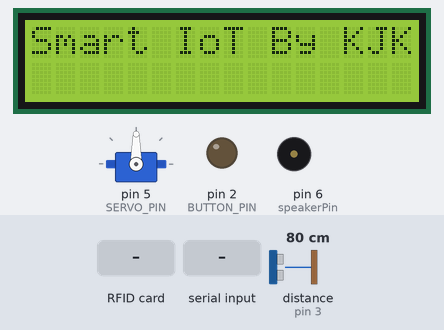
A sketch run on a simulated Arduino Uno, built with avr-gcc and run on an emulated ATmega328P. Shown: 16×2 character LCD, servo, output pins drawn as LEDs (lit = HIGH), buzzer (waves = sounding). The test bench sets the inputs (shaded band); at power-on: distance to the obstacle (sensor on pin 3) 80 cm. The echo pulse lasts 58.3 µs per cm; pins used as bus, display or sensor lines are not drawn; what the sketch prints to the serial monitor is not drawn.

Above: at 1.3 s.
1.4 s: RFID card E1 40 4A 0D held to the reader
At 2.4 s:
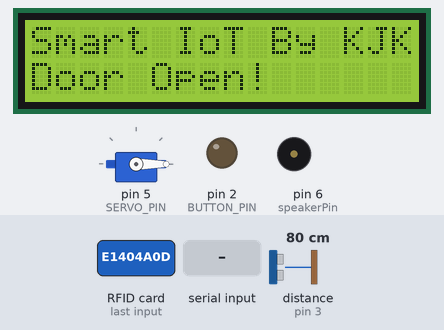
3.2 s: RFID card 5E 7A 19 C4 held to the reader
At 4.7 s:
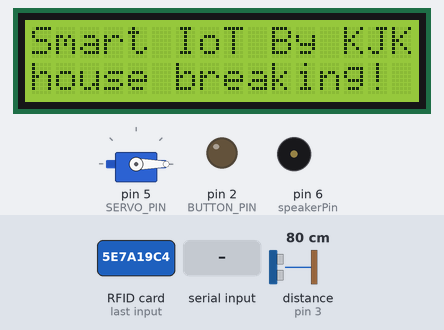
5.0 s: distance to the obstacle (sensor on pin 3) set to 11 cm
7.6 s: distance to the obstacle (sensor on pin 3) set to 8 cm
At 10.4 s:
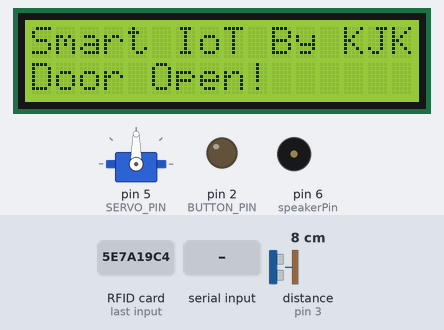
11.6 s: "1\n" received over the second serial link
At 12.1 s:
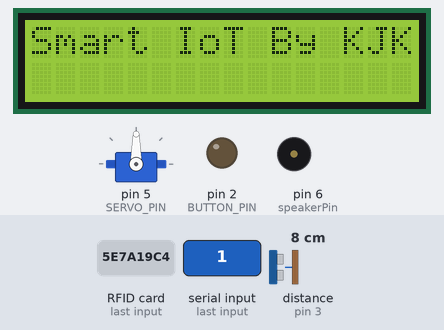
13.1 s: RFID card 5E 7A 19 C4 held to the reader
At 13.9 s:
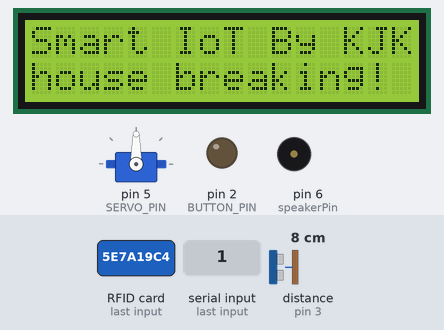
Timing chart, 0 to 16.1 s (numbered marks = the images above; inputs shaded):
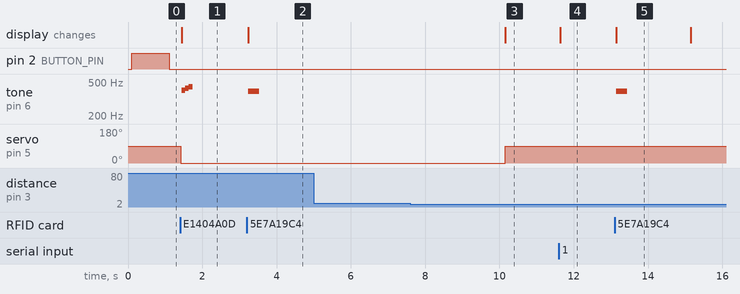

The sketch:

iot_client_bluetooth.ino
```cpp
/*
  blue test:
  http://www.kccistc.net/
  작성일 : 2022.12.19
  작성자 : IoT 임베디드 KSH
*/
#include <SoftwareSerial.h>
#include <Wire.h>
// #include <DHT.h>
#include <MsTimer2.h>
#include <LiquidCrystal_I2C.h>
#include <Servo.h>

// RFID
#include <SPI.h>
#include <MFRC522.h>

#define SS_PIN 10
#define RST_PIN 9

MFRC522 rfid(SS_PIN, RST_PIN); // Instance of the class
MFRC522::MIFARE_Key key;

// Init array that will store new NUID
byte nuidPICC[4];
char rfid_id[8+1];
char cardUid[] = "E1404A0D";


LiquidCrystal_I2C lcd(0x27, 16, 2);

#define DEBUG
#define CDS_PIN A0
#define BUTTON_PIN 2
// #define DHTPIN 4
#define LED_BUILTIN_PIN 13
#define SERVO_PIN 5
// 초음파
#define trigPin 2 // Trigger Pin
#define echoPin 3 // Echo Pin
#define minimumRange   1 // 최소 거리
#define maximumRange   30  // 최대 거리

// #define DHTTYPE DHT11
#define ARR_CNT 5
#define CMD_SIZE 60
char lcdLine1[17] = "Smart IoT By KJK";
char lcdLine2[17] = "";
char sendBuf[CMD_SIZE]; // 블루투스로 전송할 내용
char recvId[10] = "KJK_SQL";  // SQL 저장 클라이이언트 ID
bool lastButton = HIGH;       // 버튼의 이전 상태 저장
bool currentButton = HIGH;    // 버튼의 현재 상태 저장
bool ledOn = false;      // LED의 현재 상태 (on/off)
bool timerIsrFlag = false;
unsigned int secCount;
int cds=0;
float humi;
float temp;
bool cdsFlag = false;
int getSensorTime;
unsigned int myservoTime = 0; // 2초 뒤에 꺼버려서 서보가 혼자 흔들리는 것 방지
//초음파
long duration, distance; // 펄스 시간, 거리 측정용 변수

// 서보
int angle;


// DHT dht(DHTPIN, DHTTYPE);

// SoftwareSerial BTSerial(10, 11); // 10 ==> HC06:TX, TX ==> HC06:RX
SoftwareSerial BTSerial(8, 7); // D8 ==> HC06:TX, D7 ==> HC06:RX // RFID랑 10, 11 이 겹쳐서 7,8로 바꿈

Servo myservo;


void setup()
{
#ifdef DEBUG
  Serial.begin(115200);
  Serial.println("setup() start!");
#endif
  lcd.init();
  lcd.backlight();
  lcdDisplay(0, 0, lcdLine1);
  lcdDisplay(0, 1, lcdLine2);
  pinMode(BUTTON_PIN, INPUT_PULLUP);
  pinMode(LED_BUILTIN_PIN, OUTPUT);

  BTSerial.begin(9600); // set the data rate for the SoftwareSerial port
  MsTimer2::set(1000, timerIsr); // 1000ms period
  MsTimer2::start();
  // dht.begin();

  // 서보
  #define DOOR_CLOSE 90
  #define DOOR_OPEN 0
  myservo.attach(SERVO_PIN);
  myservo.write(DOOR_CLOSE); // 서보 모터가 움직일 각도
  myservoTime = secCount; // 2초 뒤 디태치하여, 흔들림 제거

  // 초음파
  pinMode(trigPin, OUTPUT);
  pinMode(echoPin, INPUT);

  // RFID
  SPI.begin(); // Init SPI bus
  rfid.PCD_Init(); // Init MFRC522

  for (byte i = 0; i < 6; i++) {
    key.keyByte[i] = 0xFF;
  }

}

void loop()
{
  if (BTSerial.available())
    bluetoothEvent();


  // 1초 마다 실행
  if (timerIsrFlag)
  {
    timerIsrFlag = false;

    // 조도, 온도, 습도 CLCD에 쓰기 & 블루투스로 보내기
//     cds = map(analogRead(CDS_PIN), 0, 1023, 0, 100);
//     humi = dht.readHumidity();
//     temp = dht.readTemperature();

//     sprintf(lcdLine2,"C:%d T:%d H:%d", cds, (int)temp, (int)humi);
// #ifdef DEBUG
//     //Serial.println(lcdLine2);
// #endif
//     lcdDisplay(0, 1, lcdLine2);

//     if(getSensorTime != 0 && !(secCount % getSensorTime)) {
//       sprintf(sendBuf,"[%s]SENSOR@%d@%d@%d\n",recvId,cds,(int)temp,(int)humi);
//       BTSerial.write(sendBuf);
//     }

//     // 조도
//     if ((cds >= 50) && cdsFlag)
//     {
//       cdsFlag = false;
//       sprintf(sendBuf, "[%s]CDS@%d\n", recvId, cds);
//       BTSerial.write(sendBuf, strlen(sendBuf));
//     }
//     else if ((cds < 50) && !cdsFlag)
//     {
//       cdsFlag = true;
//       sprintf(sendBuf, "[%s]CDS@%d\n", recvId, cds);
//       BTSerial.write(sendBuf, strlen(sendBuf));
//     }

    // 서보
    if (myservo.attached() && myservoTime + 2 == secCount) // 서보 모터 구동한지 2초 지나면
    {
      myservo.detach(); // 서보 전원 차단(흔들림, 노이즈 차단)
    }
    if (angle == DOOR_OPEN) { // 문 열렸음 알림
      sprintf(sendBuf, "[%s]SERVO@%d\n", recvId, angle);
      BTSerial.write(sendBuf, strlen(sendBuf));
    }
    else if (angle == DOOR_CLOSE) { // 문 닫힘 알림 => 90도
      sprintf(sendBuf, "[%s]SERVO@%d\n", recvId, angle);
      BTSerial.write(sendBuf, strlen(sendBuf));
    }


    // 초음파
    if (1) {
      digitalWrite(trigPin, LOW);
      delayMicroseconds(2);

      digitalWrite(trigPin, HIGH);
      delayMicroseconds(10);

      digitalWrite(trigPin, LOW);
      duration = pulseIn(echoPin, HIGH);

      // 측정된 시간을 cm로 환산
      distance = duration/58.2;

      if (distance >= maximumRange || distance <= minimumRange)  // 16 이상은 문 닫힌것, 7이하는 문 열린것
      {
        Serial.println("out of range");
      }
      else
      {
        Serial.println(distance);
      }

      if (!(secCount % 5)) //5초에 한번씩 실행
      {
        if ( distance < 10 ) { // 5초동안 문 열려있으면 닫기
          // 문 열림
          sprintf(lcdLine2, "%s", "Door Open!");
          lcdDisplay(0, 1, lcdLine2);

          sprintf(sendBuf, "[%s]DOOR@%s\n", recvId, "OPENED"); // 문 열림
          BTSerial.write(sendBuf);

          doorClose();


        }
      }

    }
    // End 초음파


  }
  // End 1초마다 실행할 내용

  getRfidId();

//   // 빌트인 LED 디바운스
//   currentButton = debounce(lastButton);   // 디바운싱된 버튼 상태 읽기
//   if (lastButton == HIGH && currentButton == LOW)  // 버튼을 누르면...
//   {
//     ledOn = !ledOn;       // LED 상태 값 반전
//     digitalWrite(LED_BUILTIN_PIN, ledOn);     // LED 상태 변경
//     sprintf(sendBuf, "[%s]BUTTON@%s\n", recvId, ledOn ? "ON" : "OFF");
//     BTSerial.write(sendBuf);
// #ifdef DEBUG
//     Serial.println(sendBuf);
// #endif
//   }
//   lastButton = currentButton;     // 이전 버튼 상태를 현재 버튼 상태로 설정


#ifdef DEBUG
  if (Serial.available())
    BTSerial.write(Serial.read());
#endif
}


// 명령 처리
void bluetoothEvent()
{
  int i = 0;
  char * pToken;
  char * pArray[ARR_CNT] = {0};
  char recvBuf[CMD_SIZE] = {0};
  int len = BTSerial.readBytesUntil('\n', recvBuf, sizeof(recvBuf) - 1); // \n 직전까지 저장

  if (len == 0) return;

#ifdef DEBUG
  Serial.print("Recv : ");
  Serial.println(recvBuf);
#endif

  pToken = strtok(recvBuf, "[@]");
  while (pToken != NULL)
  {
    pArray[i] =  pToken;
    if (++i >= ARR_CNT)
      break;
    pToken = strtok(NULL, "[@]");
  }

  //recvBuf : [XXX_BTM]LED@ON
  //pArray[0] = "XXX_LIN"   : 송신자 ID
  //pArray[1] = "LED"
  //pArray[2] = "ON"
  //pArray[3] = 0x0

  // 수신 값 LCD에 출력
  if ((strlen(pArray[1]) + strlen(pArray[2])) < 16)
  {
    sprintf(lcdLine2, "%s %s", pArray[1], pArray[2]);
    lcdDisplay(0, 1, lcdLine2);
  }

  // LED
  if (!strcmp(pArray[1], "LED")) {
    if (!strcmp(pArray[2], "ON")) {
      digitalWrite(LED_BUILTIN_PIN, HIGH);
    }
    else if (!strcmp(pArray[2], "OFF")) {
      digitalWrite(LED_BUILTIN_PIN, LOW);
    }
    sprintf(sendBuf, "[%s]%s@%s\n", pArray[0], pArray[1], pArray[2]);
  }
  // GETSENSOR => 조도, 온도, 습도
  // else if(!strcmp(pArray[1],"GETSENSOR"))
  // {
  //   if(pArray[2] == NULL){
  //     getSensorTime = 0;
  //   }else {
  //     getSensorTime = atoi(pArray[2]);
  //     strcpy(recvId,pArray[0]);
  //   }
  //   sprintf(sendBuf,"[%s]SENSOR@%d@%d@%d\n",pArray[0],cds,(int)temp,(int)humi);
  // }

  // Servo
  else if (!strcmp(pArray[1], "SERVO"))
  {
    myservo.attach(SERVO_PIN);
    myservoTime = secCount;

    if ( !strcmp(pArray[2], "ON") ) {
      angle = DOOR_CLOSE;
      myservo.write(DOOR_CLOSE);
    }
    else if ( !strcmp(pArray[2], "Off") ) {
      angle = DOOR_OPEN;
      myservo.write(DOOR_OPEN);
    }

    sprintf(sendBuf, "[%s]%s@%s\n", pArray[0], pArray[1], pArray[2]);
  }

  // 초음파
  else if (!strcmp(pArray[1], "ULTRASONIC")) {
    sprintf(sendBuf, "[%s]ULTRASONIC@%d\n", recvId, distance);
    BTSerial.write(sendBuf, strlen(sendBuf));
  }


  else if (!strncmp(pArray[1], " New", 4)) // New Connected
  {
    return ;
  }
  else if (!strncmp(pArray[1], " Alr", 4)) //Already logged
  {
    return ;
  }

#ifdef DEBUG
  Serial.print("Send : ");
  Serial.print(sendBuf);
#endif
  BTSerial.write(sendBuf);
}


void timerIsr()
{
  timerIsrFlag = true;
  secCount++;
}


void lcdDisplay(int x, int y, char * str)
{
  int len = 16 - strlen(str);
  lcd.setCursor(x, y);
  lcd.print(str);
  for (int i = len; i > 0; i--)
    lcd.write(' ');
}


boolean debounce(boolean last)
{
  boolean current = digitalRead(BUTTON_PIN);  // 버튼 상태 읽기
  if (last != current)      // 이전 상태와 현재 상태가 다르면...
  {
    delay(5);         // 5ms 대기
    current = digitalRead(BUTTON_PIN);  // 버튼 상태 다시 읽기
  }
  return current;       // 버튼의 현재 상태 반환
}


void doorClose() {
  myservo.attach(SERVO_PIN);
  myservo.write(DOOR_CLOSE);

  delay(50);
  // if (myservo.attached() && myservoTime + 2 == secCount) {
    myservo.detach(); // 서보 전원 차단(흔들림, 노이즈 차단)
  // }
}


/**
RFID
 * Helper routine to dump a byte array as hex values to Serial.
 */
void getCardIdCharArray(byte *buffer, byte bufferSize) {

  // Serial.print("bufferSize : "); 4 byte
  // Serial.println(bufferSize);
  for (byte i = 0; i < bufferSize; i++) {
    // Serial.print(buffer[i] < 0x10 ? " 0" : " ");
    // Serial.print(buffer[i], HEX);
    sprintf(rfid_id + (2*i), "%02X", buffer[i]);
  }
  rfid_id[8] = '\0';
  // Serial.print("rfid_id : ");
  Serial.println(rfid_id);
}

void getRfidId() {

  // Reset the loop if no new card present on the sensor/reader. This saves the entire process when idle.
  if ( ! rfid.PICC_IsNewCardPresent())
    return;

  // Verify if the NUID has been readed
  if ( ! rfid.PICC_ReadCardSerial())
    return;

  // Serial.print(F("PICC type: "));
  MFRC522::PICC_Type piccType = rfid.PICC_GetType(rfid.uid.sak);
  // Serial.println(rfid.PICC_GetTypeName(piccType));

  // Check is the PICC of Classic MIFARE type
  if (piccType != MFRC522::PICC_TYPE_MIFARE_MINI &&
    piccType != MFRC522::PICC_TYPE_MIFARE_1K &&
    piccType != MFRC522::PICC_TYPE_MIFARE_4K) {
    Serial.println(F("Your tag is not of type MIFARE Classic."));
    return;
  }


  getCardIdCharArray(rfid.uid.uidByte, rfid.uid.size);
  int speakerPin = 6;
  if ( !strcmp(rfid_id, cardUid) ) {
    myservo.attach(SERVO_PIN);
    myservo.write(DOOR_OPEN);


    sprintf(lcdLine2,"%s", "Door Open!");
    lcdDisplay(0, 1, lcdLine2);

    // int tones[] = {261, 277, 294, 311, 330, 349, 370, 392};
    int tones[] = {400, 420, 440};
    for(int i = 0; i < sizeof(tones)/sizeof(tones[0]); i++)
    {
      tone(speakerPin, tones[i]);
      delay(100);
    }
    noTone(speakerPin);

    // if (myservo.attached() && myservoTime + 2 == secCount) // 서보 모터 구동한지 2초 지나면
    // {
      myservo.detach(); // 서보 전원 차단(흔들림, 노이즈 차단)
    // }

  }
  else {
    sprintf(lcdLine2,"%s", "house breaking!");
    lcdDisplay(0, 1, lcdLine2);
    tone(speakerPin, 392);
    delay(300);
    noTone(speakerPin);
  }

  // if (rfid.uid.uidByte[0] != nuidPICC[0] ||
  //   rfid.uid.uidByte[1] != nuidPICC[1] ||
  //   rfid.uid.uidByte[2] != nuidPICC[2] ||
  //   rfid.uid.uidByte[3] != nuidPICC[3] ) {
  //   Serial.println(F("A new card has been detected."));

  //   // Store NUID into nuidPICC array
  //   for (byte i = 0; i < 4; i++) {
  //     nuidPICC[i] = rfid.uid.uidByte[i];
  //   }

  //   // Serial.println(F("The NUID tag is:"));
  //   // Serial.print(F("In hex: "));
  //   getCardIdCharArray(rfid.uid.uidByte, rfid.uid.size);
  //   // Serial.println();
  // }
  // else Serial.println(F("Card read previously."));

  // Halt PICC
  rfid.PICC_HaltA();

  // Stop encryption on PCD
  rfid.PCD_StopCrypto1();
}
```

Measured:
- the behaviour switches between 10 and 9 cm on distance to the obstacle (sensor on pin 3) (found by bisection; images 2 and 3)
- after the input at 1.4 s, tone on pin 6 (speakerPin): silent → 400 Hz at once, → 420 Hz 0.10 s later, → 440 Hz 0.10 s later, → silent 0.10 s later; servo on pin 5 (SERVO_PIN): 90° → 0° at once; the display: changes at once (image 1)
- after the input at 3.2 s, tone on pin 6 (speakerPin): silent → 392 Hz at once, → silent 0.30 s later; the display: changes at once (image 2)
- after the input at 7.6 s, servo on pin 5 (SERVO_PIN): 0° → 90° after 2.6 s; the display: changes after 2.6 s (image 3)
- after the input at 11.6 s, the display: changes at once (image 4)
- after the input at 13.1 s, tone on pin 6 (speakerPin): silent → 392 Hz after 0.05 s, → silent 0.30 s later; the display: changes after 0.05 s (image 5)
- what the display in image 5 shows lasts 2.1 s, from 13.1 s to 15.2 s
